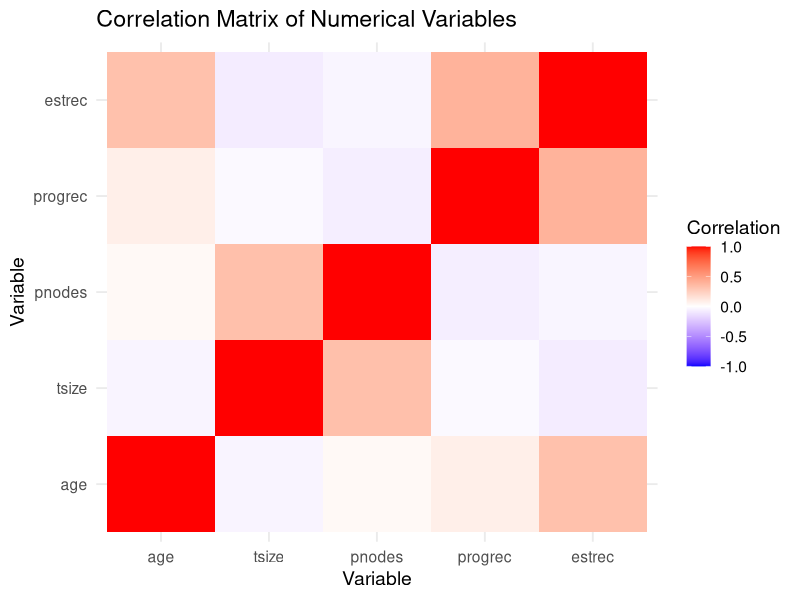
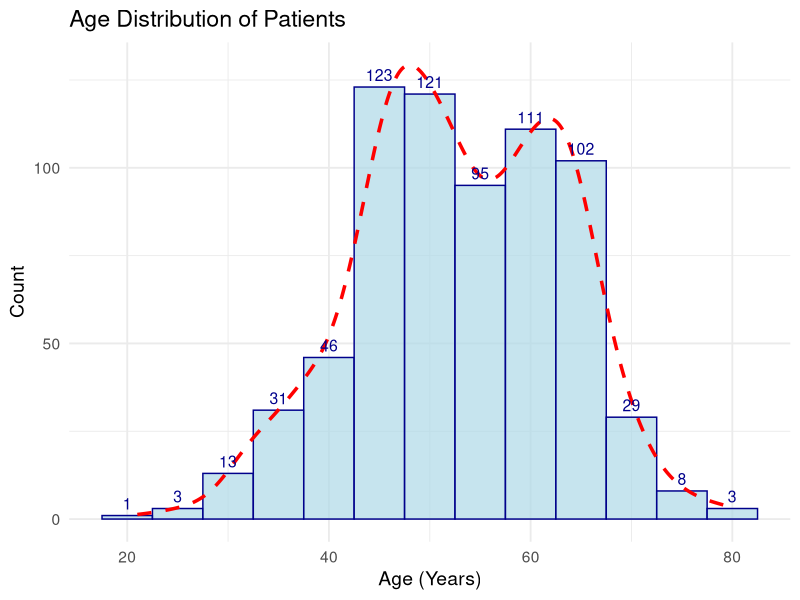
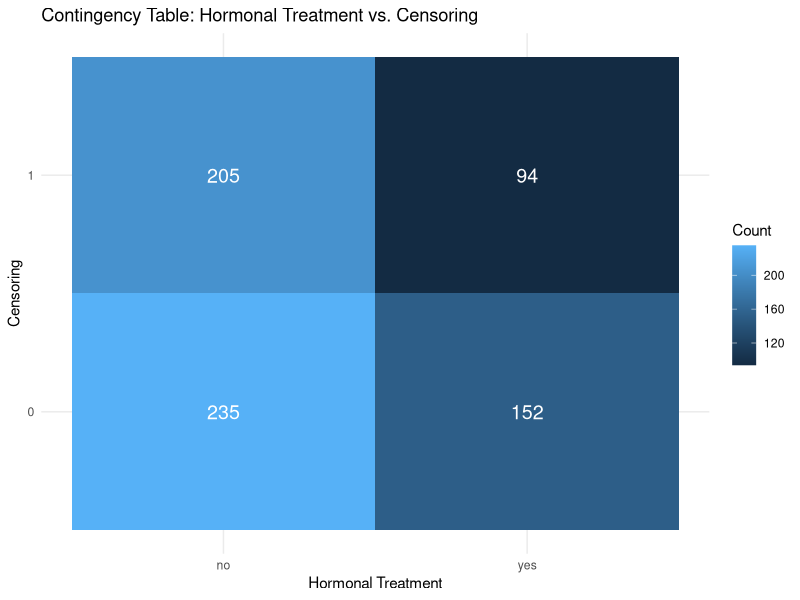
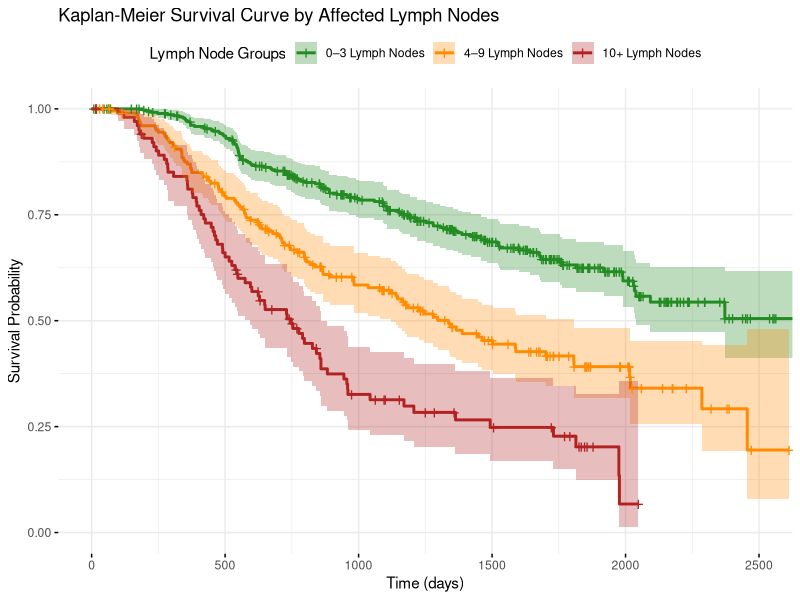

Reproduce these figures in R, in order.
# Load required libraries
library(TH.data)        # Provides the GBSG2 dataset (German Breast Cancer Study Group)
library(tidyverse)      # Collection of R packages for data manipulation and visualization
library(ggplot2)        # Visualization package
library(survival)       # For survival analysis (Kaplan-Meier, Cox, etc.)
library(survminer)      # Enhanced visualizations for survival models
library(reshape2)       # Data reshaping, used here for melting the correlation matrix

# Load and convert the GBSG2 dataset into a standard data frame
data("GBSG2")
gbsg <- as.data.frame(GBSG2)

# Descriptive Statistics

# Calculate summary statistics for progesterone (progrec) and estrogen (estrec) receptors
summary_receptors <- gbsg %>% 
  summarise(
    Mean_Progrec = mean(progrec, na.rm = TRUE),
    Median_Progrec = median(progrec, na.rm = TRUE),
    StdDev_Progrec = sd(progrec, na.rm = TRUE),
    Min_Progrec = min(progrec, na.rm = TRUE),
    Max_Progrec = max(progrec, na.rm = TRUE),
    IQR_Progrec = IQR(progrec, na.rm = TRUE),
    
    Mean_Estrec = mean(estrec, na.rm = TRUE),
    Median_Estrec = median(estrec, na.rm = TRUE),
    StdDev_Estrec = sd(estrec, na.rm = TRUE),
    Min_Estrec = min(estrec, na.rm = TRUE),
    Max_Estrec = max(estrec, na.rm = TRUE),
    IQR_Estrec = IQR(estrec, na.rm = TRUE)
  )

# Normality Tests

# Shapiro-Wilk test checks if the data is normally distributed
shapiro_progrec <- shapiro.test(gbsg$progrec)
shapiro_estrec <- shapiro.test(gbsg$estrec)

# ------------------------
# Statistical Comparison
# ------------------------

# Wilcoxon signed-rank test compares paired samples (non-parametric)
# Here used to compare progrec vs. estrec levels
wilcox_test <- wilcox.test(gbsg$progrec, gbsg$estrec, paired = TRUE)

# Correlation Heatmap


# Compute correlation matrix among selected numeric variables
cor_matrix <- cor(gbsg[, c("age", "tsize", "pnodes", "progrec", "estrec")], use = "complete.obs")

# Melt matrix for ggplot compatibility
cor_matrix_melt <- melt(cor_matrix)
colnames(cor_matrix_melt) <- c("var1", "var2", "value")

# Plot heatmap of correlation matrix
ggplot(cor_matrix_melt, aes(var1, var2, fill = value)) +  
  geom_tile() +
  scale_fill_gradient2(midpoint = 0, low = "blue", mid = "white", high = "red", limits = c(-1, 1)) +
  labs(title = "Correlation Matrix of Numerical Variables",
       x = "Variable", y = "Variable", fill = "Correlation") +
  theme_minimal(base_size = 14)

# Histogram of Patient Ages

# Plot histogram with density overlay and text labels
ggplot(gbsg, aes(x = age)) +
  geom_histogram(binwidth = 5, fill = "lightblue", color = "darkblue", alpha = 0.7) +
  geom_density(aes(y = ..count.. * 5), color = "red", size = 1.2, linetype = "dashed") +
  stat_bin(binwidth = 5, geom = "text", aes(label = ..count..), vjust = -0.5, size = 4, color = "darkblue") +
  labs(title = "Age Distribution of Patients",
       x = "Age (Years)", y = "Count") +
  theme_minimal(base_size = 14)


# Contingency Table: Hormonal Treatment vs. Censoring

# Create a contingency table between hormonal therapy (horTh) and censoring (cens)
contingency_table <- table(gbsg$horTh, gbsg$cens)
contingency_table_df <- as.data.frame(contingency_table)

# Print contingency table to console
print(contingency_table)

# Visualize contingency table using ggplot2 tile plot
ggplot(contingency_table_df, aes(Var1, Var2, fill = Freq)) +
  geom_tile() +
  geom_text(aes(label = Freq), color = "white", size = 5) +
  labs(title = "Contingency Table: Hormonal Treatment vs. Censoring",
       x = "Hormonal Treatment", y = "Censoring", fill = "Count") +
  theme_minimal()

# Kaplan-Meier Survival Model

# Create categorical groups for number of positive lymph nodes
gbsg$pnodes_group <- cut(gbsg$pnodes,
                         breaks = c(-1, 3, 9, Inf),
                         labels = c("0–3 Lymph Nodes", "4–9 Lymph Nodes", "10+ Lymph Nodes"))

# Fit Kaplan-Meier survival model stratified by lymph node group
km_fit_grouped <- survfit(Surv(time, cens) ~ pnodes_group, data = gbsg)

# Plot Kaplan-Meier survival curve with confidence intervals
ggsurvplot(km_fit_grouped, data = gbsg,
           title = "Kaplan-Meier Survival Curve by Affected Lymph Nodes",
           xlab = "Time (days)", ylab = "Survival Probability",
           conf.int = TRUE,
           risk.table = FALSE,
           palette = c("forestgreen", "darkorange", "firebrick"),
           legend.title = "Lymph Node Groups",
           legend.labs = levels(gbsg$pnodes_group),
           ggtheme = theme_minimal())


# Survival Predictions for New Patients (Fixed)

# Choose a specific time point (e.g., 1000 days) to extract survival probability
target_time <- 1000

# Extract survival probabilities at that time from the Kaplan-Meier model
surv_summary <- summary(km_fit_grouped, times = target_time)

# Create a survival_df with group labels and survival probabilities at day 1000
survival_df <- data.frame(
  pnodes_group = surv_summary$strata,
  survival_prob = surv_summary$surv
)

# Ensure group labels match the factor levels used in 'gbsg$pnodes_group'
survival_df$pnodes_group <- gsub("^pnodes_group=", "", survival_df$pnodes_group)

# Define new patients
new_patients <- data.frame(
  age = c(55, 65),
  tsize = c(25, 35),
  pnodes = c(6, 12),
  progrec = c(60, 90),
  estrec = c(40, 70)
)

# Assign each patient to a lymph node group
new_patients$pnodes_group <- cut(
  new_patients$pnodes,
  breaks = c(-1, 3, 9, Inf),
  labels = c("0–3 Lymph Nodes", "4–9 Lymph Nodes", "10+ Lymph Nodes")
)

# Merge new_patients with survival_df to get predicted survival
new_patients <- merge(new_patients, survival_df, by = "pnodes_group", all.x = TRUE)

# Rename for clarity
colnames(new_patients)[colnames(new_patients) == "survival_prob"] <- "Predicted_Survival_Prob_Day1000"

# Print predictions
print(new_patients)
